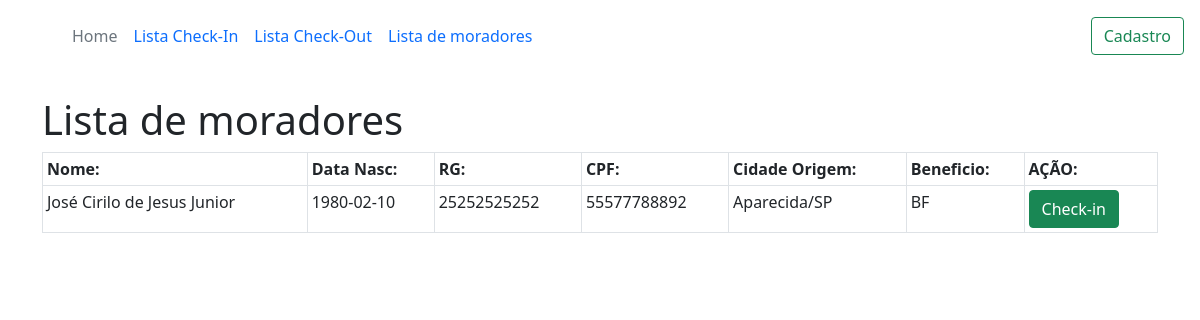
The app's page /fazcheckin.php, older data.
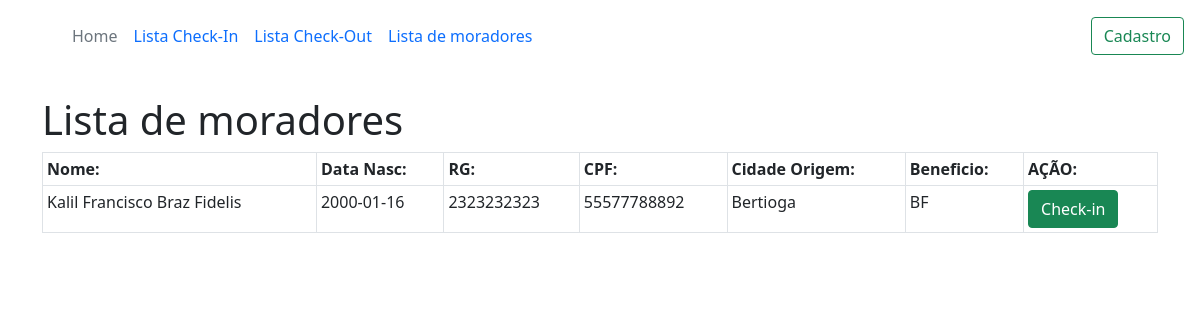
The same page, newer data.
### tables this page shows
CREATE TABLE moradores(
    id INTEGER PRIMARY KEY AUTOINCREMENT,
    nome TEXT NOT NULL,
    data_nasc TEXT NOT NULL,
    rg TEXT NOT NULL,
    cpf TEXT NOT NULL,
    cidade_origem TEXT NOT NULL,
    beneficio TEXT NOT NULL
    );

### fazcheckin.php (the view, shortened to what this page needs)
<?php
require 'Formularios/processo.php';
$sql = "SELECT * from moradores";
$stmt = $db->prepare($sql);
$stmt->execute();
$moradores = $stmt->fetchAll(PDO::FETCH_ASSOC);
?>
<!DOCTYPE html>
<html lang="pt-br">
    <head>
        <link href="https://cdn.jsdelivr.net/npm/bootstrap@5.0.2/dist/css/bootstrap.min.css" rel="stylesheet">
    </head>
    <body>
   <header class="p-3 mb-4 border-down bg-white text-white">
        <div class="d-flex flex-wrap align-items-center justify-content-center justify-content-lg-start">
        <a href="/" class="d-flex align-items-center mb-2 mb-lg-0 text-white text-decoration-none">
          <svg class="bi me-2" width="40" height="32" role="img" aria-label="Bootstrap"><use xlink:href="#bootstrap"></use></svg>
        </a>
        <ul class="nav col-12 col-lg-auto me-lg-auto mb-2 justify-content-center mb-md-0">
          <li><a href="index.html" class="nav-link px-2 text-secondary">Home</a></li>
          <li><a href="lista.php" class="nav-link px-2">Lista Check-In</a></li>
          <li><a href="checarlista.php" class="nav-link px-2">Lista Check-Out</a></li>
          <li><a href="fazcheckin.php" class="nav-link px-2">Lista de moradores</a></li>
        </ul>
        <div class="text-end">
          <a href="cadmorador.html" class="btn btn-outline-success">Cadastro</a>
        </div>
      </div>
    </header>
        <div class="container">
        <h1>Lista de moradores</h1>
        <?php if (count($moradores) > 0): ?>
        <table class="table table-bordered table-sm table-responsive">
            <tr>
                <th>Nome:</th>
                <th>Data Nasc:</th>
                <th>RG:</th>
                <th>CPF:</th>
                <th>Cidade Origem:</th>
                <th>Beneficio:</th>
                <th>AÇÃO:</th>
            </tr>
            <?php foreach ($moradores as $m): ?>
            <tr>
                <td><?php echo ($m['nome'])?></td>
                <td><?php echo ($m['data_nasc'])?></td>
                <td><?php echo ($m['rg'])?></td>
                <td><?php echo ($m['cpf'])?></td>
                <td><?php echo ($m['cidade_origem'])?></td>
                <td><?php echo ($m['beneficio'])?></td>
                <td>
                    <form method="get" action = "Formularios/checkin.php" onsubmit="return confirm('Deseja confirmar o check-in?')">
                    <button class="btn btn-success" type = "submit">Check-in</button>
                </form>
                </td>
            </tr>
            <?php endforeach; ?>
        </table>
        <?php else: ?>
            <p>Nenhum morador encontrado.</p>
        <?php endif; ?>
        </body>
        </html>

Row changes from the older to the newer data that the page shows:
changed moradores "BF": nome "José Cirilo de Jesus Junior" → "Kalil Francisco Braz Fidelis"; data_nasc "1980-02-10" → "2000-01-16"; rg "25252525252" → "2323232323"; cidade_origem "Aparecida/SP" → "Bertioga"
